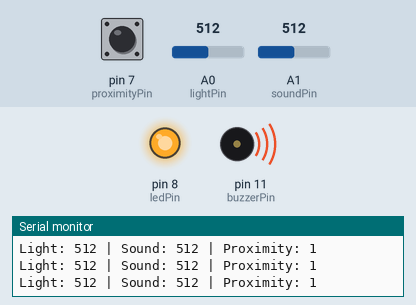
Simulated run of this sketch. Board: Arduino Uno, built with avr-gcc and run on an emulated ATmega328P. On the bench: output pins drawn as LEDs (lit = HIGH), buzzer (waves = sounding, pin HIGH), the last lines printed to the serial monitor. The test bench sets the inputs (shaded band); at power-on: A0 (lightPin) = 512, pin 7 (proximityPin) HIGH, A1 (soundPin) = 512.

Above: at 4.2 s.
4.3 s: A0 (lightPin) set to 106
At 4.55 s:
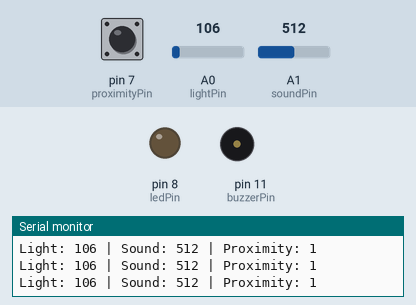
7.3 s: A0 (lightPin) set to 91
Timing chart, 0 to 20.3 s (numbered marks = the images above; inputs shaded):
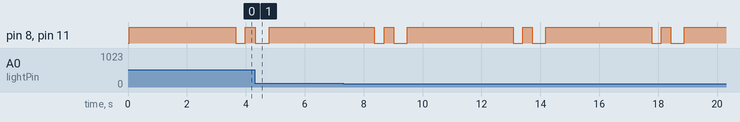

The sketch:

Base_code.ino
```cpp
// Pin Definitions
const int lightPin = A0;
const int soundPin = A1;
const int proximityPin = 7;

const int ledPin = 8;
const int buzzerPin = 11;

// Thresholds
const int lightThreshold = 300;   // adjust based on your room
const int soundThreshold = 50;

// Alarm timing
const int alarmDuration = 3000;

// State system
int state = 0;
// 0 = idle
// 1 = screaming
// 2 = beeping

unsigned long stateStartTime = 0;

// Beep control
int beepCount = 0;
bool buzzerState = false;
unsigned long lastBeepToggle = 0;

void setup() {
  pinMode(proximityPin, INPUT);
  pinMode(ledPin, OUTPUT);
  pinMode(buzzerPin, OUTPUT);

  Serial.begin(9600);
}

void loop() {
  // Read sensors
  int lightValue = analogRead(lightPin);
  int soundValue = analogRead(soundPin);
  int proximityValue = digitalRead(proximityPin);

  Serial.print("Light: "); Serial.print(lightValue);
  Serial.print(" | Sound: "); Serial.print(soundValue);
  Serial.print(" | Proximity: "); Serial.println(proximityValue);

  // ===== CHECK CONDITIONS =====
  bool badLight = lightValue < lightThreshold;
  bool badSound = soundValue > soundThreshold;
  bool objectDetected = (proximityValue == LOW);

  bool alarmTrigger = badLight || badSound || objectDetected;

  // ===== STATE 0: IDLE =====
  if (state == 0) {
    digitalWrite(ledPin, LOW);
    digitalWrite(buzzerPin, LOW);

    if (alarmTrigger) {
      state = 1;
      stateStartTime = millis();
      Serial.println("ALARM TRIGGERED → SCREAMING");
    }
  }

  // ===== STATE 1: SCREAMING =====
  else if (state == 1) {
    digitalWrite(ledPin, HIGH);
    digitalWrite(buzzerPin, HIGH);

    if (millis() - stateStartTime >= alarmDuration) {
      state = 2;
      beepCount = 0;
      buzzerState = false;
      lastBeepToggle = millis();
      Serial.println("SCREAM DONE → BEEPING");
    }
  }

  // ===== STATE 2: BEEPING =====
  else if (state == 2) {
    if (millis() - lastBeepToggle >= 300) {
      buzzerState = !buzzerState;
      digitalWrite(buzzerPin, buzzerState);
      digitalWrite(ledPin, buzzerState);

      lastBeepToggle = millis();

      if (buzzerState == true) {
        beepCount++;
      }
    }

    if (beepCount >= 3) {
      state = 0;
      digitalWrite(buzzerPin, LOW);
      digitalWrite(ledPin, LOW);
      Serial.println("DONE → BACK TO IDLE");
    }
  }

  delay(20);
}
```

Measured:
- by itself, pin 8 (ledPin), pin 11 (buzzerPin): repeats every 4.7 s: HIGH 0.32 s, LOW 0.46 s, HIGH 3.6 s, LOW 0.32 s
